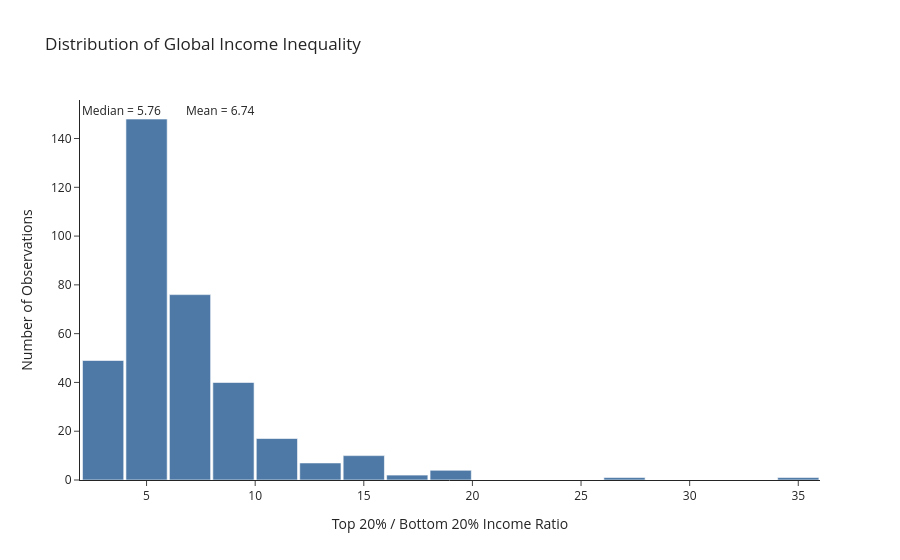

Notebook cell for this chart:
### Code cell
import plotly.express as px
import numpy as np

# calculate statistics
mean_val = merged_df["top20_bottom20_ratio"].mean()
median_val = merged_df["top20_bottom20_ratio"].median()

fig = px.histogram(
    merged_df,
    x="top20_bottom20_ratio",
    nbins=20,
    template="simple_white",
    color_discrete_sequence=["#4E79A7"],
    title="Distribution of Global Income Inequality"
)

# mean line
fig.add_vline(
    x=mean_val,
    line_dash="dash",
    line_color="red",
    annotation_text=f"Mean = {mean_val:.2f}",
    annotation_position="top right"
)

# median line
fig.add_vline(
    x=median_val,
    line_dash="dot",
    line_color="green",
    annotation_text=f"Median = {median_val:.2f}",
    annotation_position="top left"
)

# improve hover
fig.update_traces(
    hovertemplate=
    "<b>Inequality Ratio:</b> %{x}<br>" +
    "<b>Frequency:</b> %{y}<extra></extra>"
)

fig.update_layout(
    xaxis_title="Top 20% / Bottom 20% Income Ratio",
    yaxis_title="Number of Observations",
    bargap=0.05
)

fig.show()

### Figure 1 — Plotly figure (JSON) as saved in the notebook; plotly's stock layout.template omitted (floating-point values rounded to 4 significant figures; data arrays with more than 128 entries replaced by an {"elided": "..."} marker saying what was removed)
{"data": [{"alignmentgroup": "True", "bingroup": "x", "hovertemplate": "<b>Inequality Ratio:</b> %{x}<br><b>Frequency:</b> %{y}<extra></extra>", "legendgroup": "", "marker": {"color": "#4E79A7", "pattern": {"shape": ""}}, "name": "", "nbinsx": 20, "offsetgroup": "", "orientation": "v", "showlegend": false, "type": "histogram", "x": {"elided": "355 float values"}, "xaxis": "x", "yaxis": "y"}], "layout": {"annotations": [{"showarrow": false, "text": "Mean = 6.74", "x": 6.736, "xanchor": "left", "xref": "x", "y": 1, "yanchor": "top", "yref": "y domain"}, {"showarrow": false, "text": "Median = 5.76", "x": 5.757, "xanchor": "right", "xref": "x", "y": 1, "yanchor": "top", "yref": "y domain"}], "bargap": 0.05, "barmode": "relative", "legend": {"tracegroupgap": 0}, "shapes": [{"line": {"color": "red", "dash": "dash"}, "type": "line", "x0": 6.736, "x1": 6.736, "xref": "x", "y0": 0, "y1": 1, "yref": "y domain"}, {"line": {"color": "green", "dash": "dot"}, "type": "line", "x0": 5.757, "x1": 5.757, "xref": "x", "y0": 0, "y1": 1, "yref": "y domain"}], "title": {"text": "Distribution of Global Income Inequality"}, "xaxis": {"anchor": "y", "domain": [0, 1], "title": {"text": "Top 20% / Bottom 20% Income Ratio"}}, "yaxis": {"anchor": "x", "domain": [0, 1], "title": {"text": "Number of Observations"}}}}
